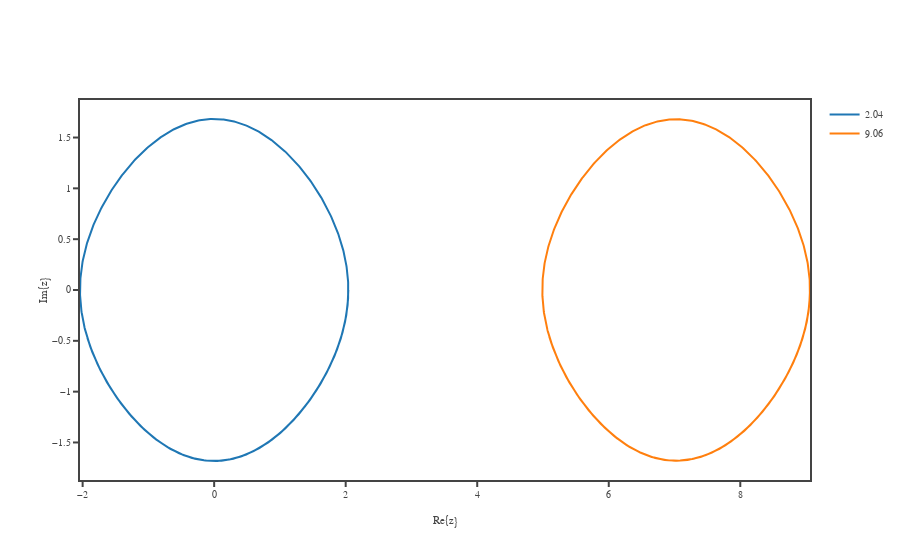

Notebook code cell kept with this figure:
### Code cell
fig=RK_own.go.Figure()
for i in range(sys.ncs):
  fig.add_scatter(x=z_re[i*(num_steps+1):(i+1)*(num_steps+1)],y= z_im[i*(num_steps+1):(i+1)*(num_steps+1)],line = dict(),name=F'{z_vals[0][i]}')
# fig.add_scatter(x=phi,y= n,line = dict(dash = 'dash',color = 'green'),name='classical')
# fig.add_scatter(x = z_re,y = z_im)
fig.update_layout(template=RK_own.fig_template, xaxis = dict(title='Re{z}',tickmode = 'array',ticklen = 5),
                  yaxis = dict(title='Im{z}',tickmode = 'array',ticklen = 5) ,)

fig.show()

### Figure 1 — Plotly figure (JSON) as saved in the notebook; plotly's stock layout.template omitted (floating-point values rounded to 4 significant figures; data arrays with more than 128 entries replaced by an {"elided": "..."} marker saying what was removed)
{"data": [{"name": "2.04", "type": "scatter", "x": {"elided": "1001 float values"}, "y": {"elided": "1001 float values"}}, {"name": "9.06", "type": "scatter", "x": {"elided": "1001 float values"}, "y": {"elided": "1001 float values"}}], "layout": {"xaxis": {"ticklen": 5, "tickmode": "array", "title": {"text": "Re{z}"}}, "yaxis": {"ticklen": 5, "tickmode": "array", "title": {"text": "Im{z}"}}}}
